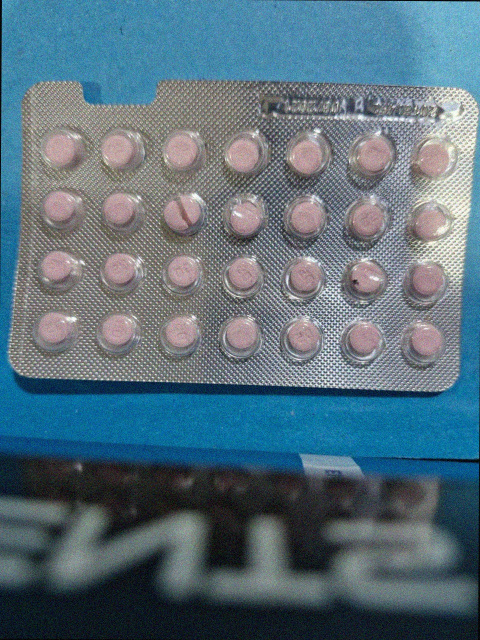
#> input picture augmented/Broken_Tablets/0_2.jpeg, 960 x 1280 px, given as the content of the folder /home/tree/Courses/CV/Final_Project/Missing_Tablets, which was not available (shown at 1/2 size)
$ python dataloader.py
#> lines starting #> are read from the running program, lines starting #| are printed output that depends on the picture; pictures that were not available may be replaced by others from this repository, and a replacement may not be noted
import cv2
import os
import numpy as np
from random import randint, uniform

def load_images_from_folder(folder_path):
    images = []
    image_paths = []
    for filename in os.listdir(folder_path):
        if filename.lower().endswith(('.png', '.jpg', '.jpeg')):  # Filter common image formats
            full_path = os.path.join(folder_path, filename)
            img = cv2.imread(full_path)
#> img is the input picture: shape (1280, 960, 3); mean B, G, R 123.3, 110.8, 87.7
            if img is not None:
                images.append(img)
                image_paths.append(full_path)
    return images, image_paths

def random_flip(img):
    return cv2.flip(img, randint(-1, 1))

def random_rotation(img, angle_range=30):
    angle = uniform(-angle_range, angle_range)
    h, w = img.shape[:2]
    center = (w // 2, h // 2)
    matrix = cv2.getRotationMatrix2D(center, angle, 1.0)
    rotated = cv2.warpAffine(img, matrix, (w, h))
    return rotated

def random_shift(img, shift_max=30):
    dx, dy = randint(-shift_max, shift_max), randint(-shift_max, shift_max)
    matrix = np.float32([[1, 0, dx], [0, 1, dy]])
    shifted = cv2.warpAffine(img, matrix, (img.shape[1], img.shape[0]))
    return shifted

def random_scale(img, scale_range=(0.75, 1.25)):
    scale = uniform(*scale_range)
    h, w = img.shape[:2]
    new_h, new_w = int(h * scale), int(w * scale)
    scaled = cv2.resize(img, (new_w, new_h))
    return cv2.resize(scaled, (w, h))

def add_random_noise(img, noise_level=30):
    noise = np.random.randint(-noise_level, noise_level, img.shape, dtype='int16')
    noisy_img = np.clip(img + noise, 0, 255).astype('uint8')
    return noisy_img

def augment_image(img):
    img = random_flip(img)
    img = random_rotation(img)
    # img = random_shift(img)
    # img = random_scale(img)
    img = add_random_noise(img)
    return img

def save_augmented_images(images, image_paths, output_folder="Broken"):
    p = os.path.join("augmented", output_folder)
    os.makedirs(p, exist_ok=True)
    for idx, (img, path) in enumerate(zip(images, image_paths)):
        for i in range(10):
            augmented_img = augment_image(img)
            # filename = os.path.basename(path)
            new_filename = f"{idx}_{i}.jpeg"
            cv2.imwrite(os.path.join(p, new_filename), augmented_img)

if __name__ == "__main__":
    foler_name = "Missing_Tablets"
    folder_path = f"/home/tree/Courses/CV/Final_Project/{foler_name}"  # Replace with the path to your folder containing images
    images, image_paths = load_images_from_folder(folder_path)
#> images = 1 item; image_paths = 1 item
    print(f"Loaded {len(images)} images from {folder_path}")
#| Loaded 1 images from /home/tree/Courses/CV/Final_Project/Missing_Tablets
    save_augmented_images(images, image_paths, output_folder=foler_name)
#> the loop in save_augmented_images, `for idx, (img, path) in enumerate(zip(images, image_paths)):` made 1 pass
#> pass 1, in augment_image, `img = random_flip(img)`:
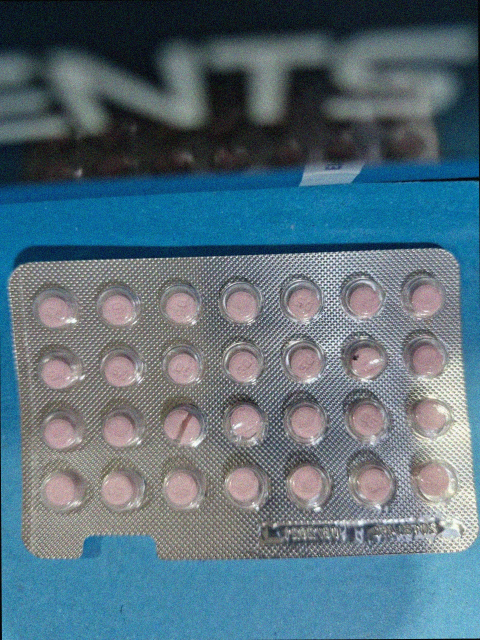
#> img: shape (1280, 960, 3) (shown at 1/2 size); mean of channels 0, 1, 2 123.3, 110.8, 87.7; drawn as B, G, R
#> pass 1, in random_rotation, `rotated = cv2.warpAffine(img, matrix, (w, h))`:
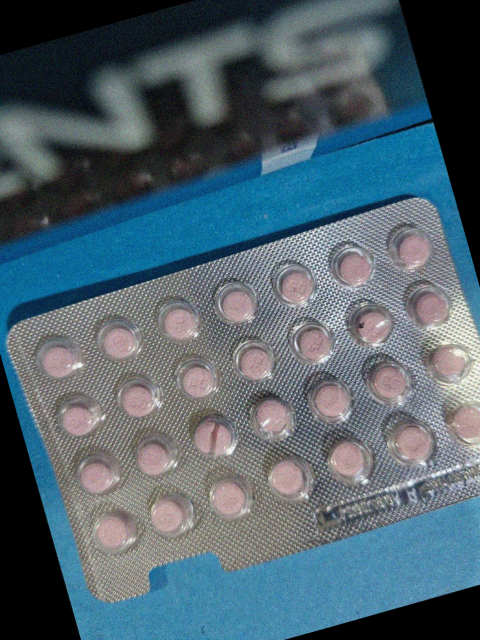
#> rotated: shape (1280, 960, 3) (shown at 1/2 size); mean of channels 0, 1, 2 109.7, 98.8, 79.7; drawn as B, G, R
#> pass 1, in random_rotation (call 2), `rotated = cv2.warpAffine(img, matrix, (w, h))`:
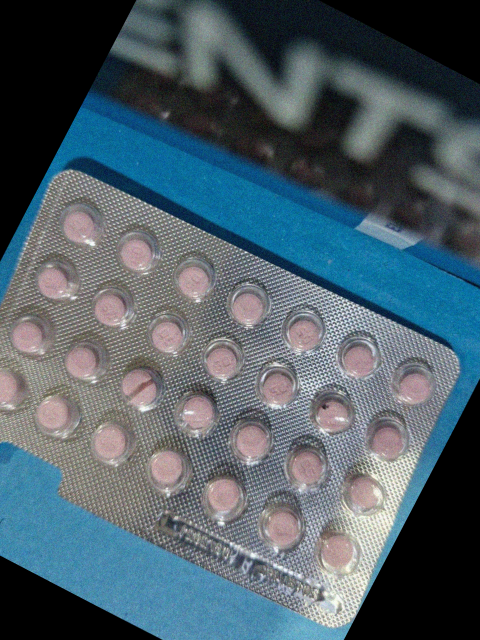
#> rotated: shape (1280, 960, 3) (shown at 1/2 size); mean of channels 0, 1, 2 103.9, 94.2, 77.4; drawn as B, G, R


    folder_path = f"/home/tree/Courses/CV/Final_Project/augmented/{foler_name}"  # Replace with the path to your folder containing images
    images, image_paths = load_images_from_folder(folder_path)
    print(f"Saved {len(images)} images")
#| Saved 1 images

$ run again, on augmented/Missing_Tablets/0_2.jpeg
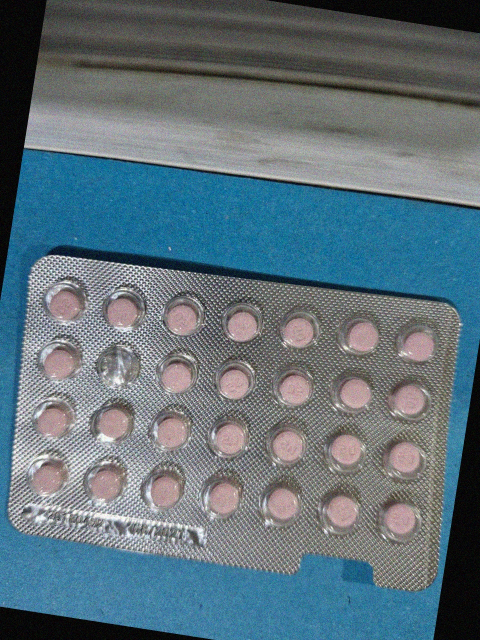
#> input picture augmented/Missing_Tablets/0_2.jpeg, 960 x 1280 px, found by its file name (shown at 1/2 size)
#> in load_images_from_folder, img is the input picture: shape (1280, 960, 3); mean B, G, R 122.6, 113.1, 94.3
#> images = 1 item
#| Loaded 1 images from /home/tree/Courses/CV/Final_Project/Missing_Tablets
#> the loop in save_augmented_images, `for idx, (img, path) in enumerate(zip(images, image_paths)):` made 1 pass
#> pass 1, in augment_image, `img = random_flip(img)`:
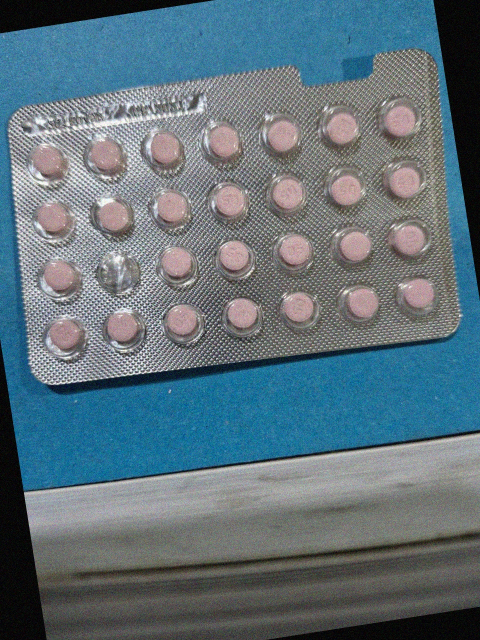
#> img: shape (1280, 960, 3) (shown at 1/2 size); mean of channels 0, 1, 2 122.6, 113.1, 94.3; drawn as B, G, R
#> pass 1, in random_rotation (call 2), `rotated = cv2.warpAffine(img, matrix, (w, h))`:
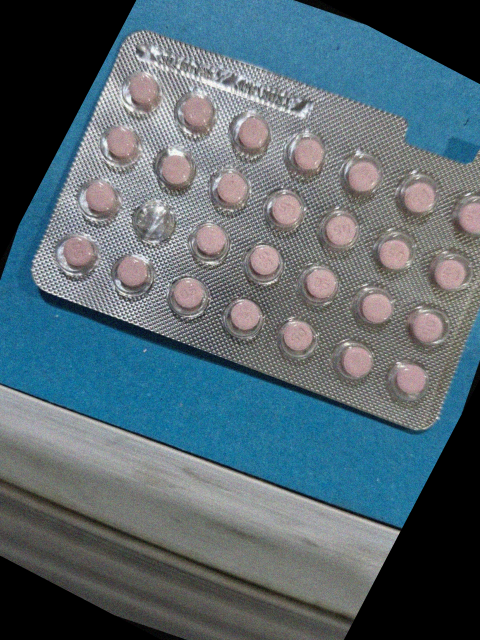
#> rotated: shape (1280, 960, 3) (shown at 1/2 size); mean of channels 0, 1, 2 110.7, 102.3, 85.8; drawn as B, G, R
#| Saved 1 images
